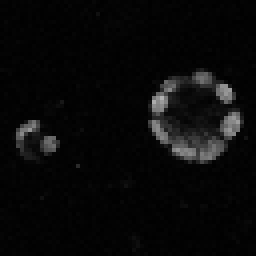
#> input picture LR_demo/16x/sample_0.png, 64 x 64 px, found by its file name (shown 4 times larger)
$ jupyter execute Figures.ipynb   (older library calls are emulated)
#> lines starting #> are read from the running program, lines starting #| are printed output that depends on the picture
[cell 1]
from PIL import Image
from matplotlib import pyplot as plt
import numpy as np
from skimage.metrics import structural_similarity as ssim

[cell 2]
scale_factor = 8

[cell 3]
hr_pil = Image.open('notebooks/data/czi/hr/sample_0.png')
#> hr_pil is the input picture: PIL image 64x64 RGB; min 1, max 178, mean 9.4
lr_pil = Image.open('LR_demo/{}x/sample_0.png'.format(scale_factor))
sr_pil = Image.open('SR_demo/{}x/sample_0.png'.format(scale_factor))

[cell 4]
hr = np.asarray(hr_pil)
lr = np.asarray(lr_pil)
sr = np.asarray(sr_pil)

[cell 5]
hr.shape, lr.shape, sr.shape
#> Out = ((64, 64, 3), (64, 64, 3), (64, 64, 3))

[cell 6]
ssim_val = ssim(hr, sr, data_range=sr.max() - hr.min(), multichannel=True)
#> ssim_val = 1
ssim_val
#> Out = 1

[cell 7]
fig, (ax1, ax2, ax3) = plt.subplots(1, 3, figsize=(18,5), gridspec_kw={'wspace': 0})
fig.suptitle('{}x upsampling (SSIM {})'.format(scale_factor, round(ssim_val, 5)))

ax1.imshow(hr)
ax1.set_title('HR')

ax2.imshow(lr)
ax2.set_title('bicubic LR')


ax3.imshow(sr)
ax3.set_title('predicted SR')
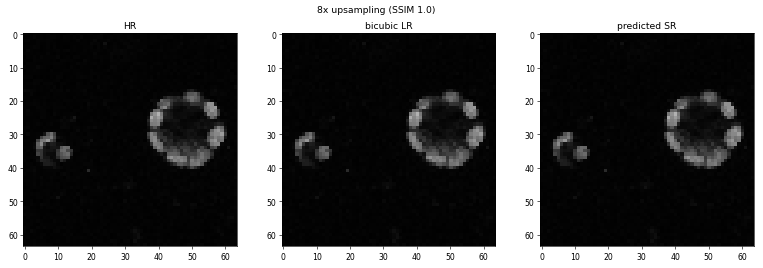
#> figure drawn by matplotlib, 3 panels

[cell 8]
fig.savefig('figs/{}x_sample.png'.format(scale_factor), dpi=300, transparent=False)

### Zoom in crop

[cell 9]
hr_rect = np.array([600, 200, 1000, 650])
lr_rect = hr_rect / scale_factor

[cell 10]
hr_crop = hr_pil.crop(hr_rect)
#> hr_crop: PIL image 400x450 RGB; every value is 0
lr_crop = lr_pil.crop(lr_rect)
#> lr_crop: PIL image 50x56 RGB; every value is 0
sr_crop = sr_pil.crop(hr_rect)

[cell 11]
hr_crop = np.asarray(hr_crop)
lr_crop = np.asarray(lr_crop)
sr_crop = np.asarray(sr_crop)

[cell 12]
ssim_val_crop = ssim(hr_crop, sr_crop, data_range=sr_crop.max() - hr_crop.min(), multichannel=True)
#> ssim_val_crop = nan
ssim_val_crop
#> Out = nan

[cell 13]
fig, (ax1, ax2, ax3) = plt.subplots(1, 3, figsize=(18,5), gridspec_kw={'wspace': 0})
fig.suptitle('{}x upsampling on cropped section (SSIM {})'.format(scale_factor, round(ssim_val_crop, 5)))

ax1.imshow(hr_crop)
ax1.set_title('HR')

ax2.imshow(lr_crop)
ax2.set_title('bicubic LR')


ax3.imshow(sr_crop)
ax3.set_title('predicted SR')
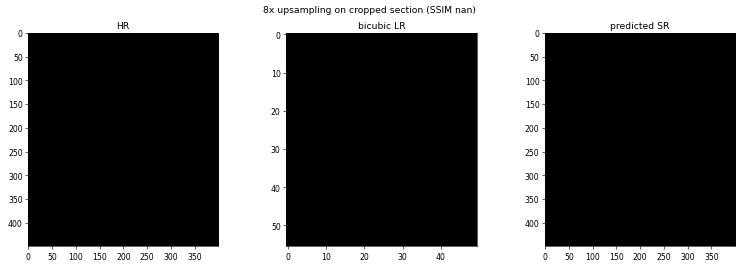
#> figure drawn by matplotlib, 3 panels

$ run again, with LR_demo/16x/sample_1.png copied over LR_demo/16x/sample_0.png
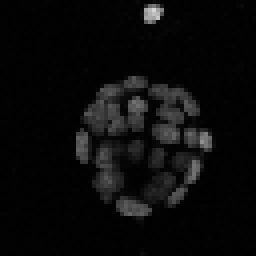
#> input picture LR_demo/16x/sample_1.png, 64 x 64 px, found by its file name (shown 4 times larger)
#> hr_pil is the input picture: PIL image 64x64 RGB; min 1, max 213, mean 10.6
#> ssim_val = 1
#> `[cell 7] fig, (ax1, ax2, ax3) = plt.subplots(1, 3, figsize=(18,5), gri..`:
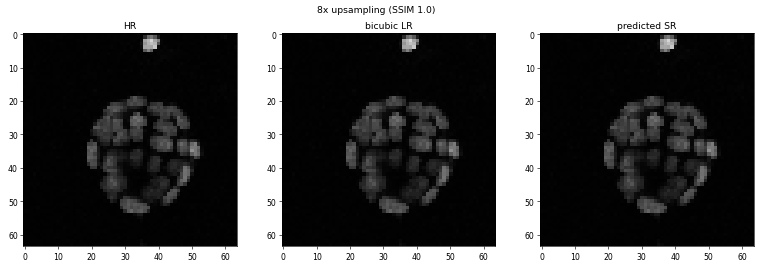
#> figure drawn by matplotlib, 3 panels
#> hr_crop: PIL image 400x450 RGB; every value is 0
#> lr_crop: PIL image 50x56 RGB; every value is 0
#> ssim_val_crop = nan

$ run again, with LR_demo/16x/sample_10.png copied over LR_demo/16x/sample_0.png
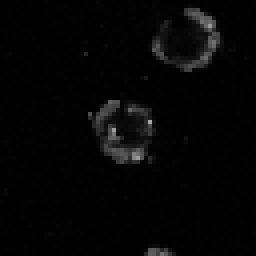
#> input picture LR_demo/16x/sample_10.png, 64 x 64 px, found by its file name (shown 4 times larger)
#> hr_pil is the input picture: PIL image 64x64 RGB; min 1, max 171, mean 5.7
#> ssim_val = 1
#> `[cell 7] fig, (ax1, ax2, ax3) = plt.subplots(1, 3, figsize=(18,5), gri..`:
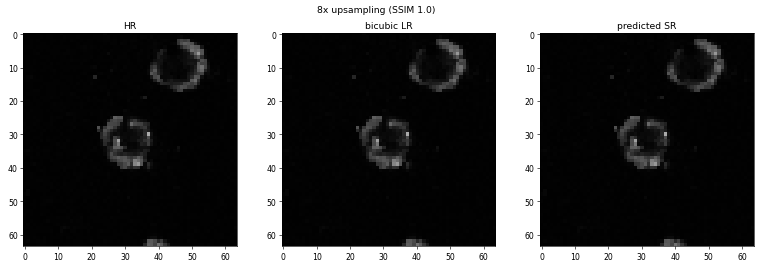
#> figure drawn by matplotlib, 3 panels
#> hr_crop: PIL image 400x450 RGB; every value is 0
#> lr_crop: PIL image 50x56 RGB; every value is 0
#> ssim_val_crop = nan

$ run again, with LR_demo/16x/sample_3.png copied over LR_demo/16x/sample_0.png
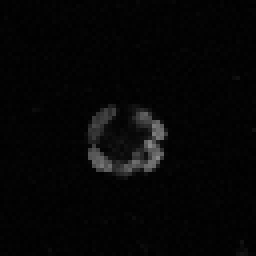
#> input picture LR_demo/16x/sample_3.png, 64 x 64 px, found by its file name (shown 4 times larger)
#> hr_pil is the input picture: PIL image 64x64 RGB; min 1, max 137, mean 5.9
#> ssim_val = 1
#> `[cell 7] fig, (ax1, ax2, ax3) = plt.subplots(1, 3, figsize=(18,5), gri..`:
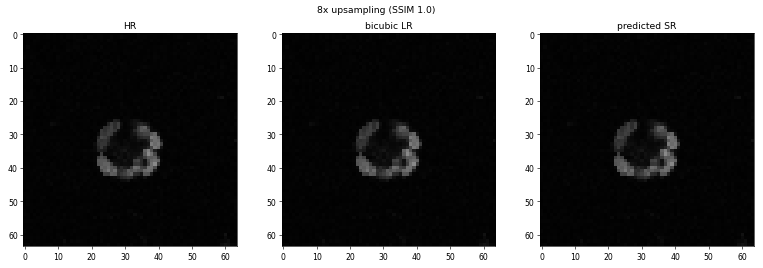
#> figure drawn by matplotlib, 3 panels
#> hr_crop: PIL image 400x450 RGB; every value is 0
#> lr_crop: PIL image 50x56 RGB; every value is 0
#> ssim_val_crop = nan
